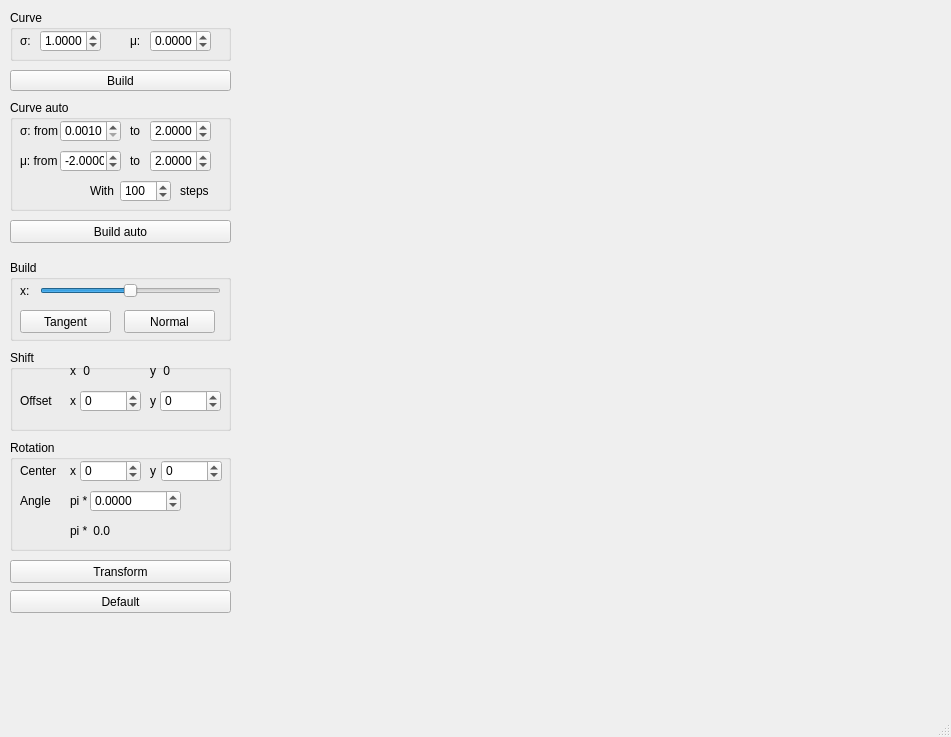
<?xml version="1.0" encoding="UTF-8"?>
<ui version="4.0">
 <class>MainWindow</class>
 <widget class="QMainWindow" name="MainWindow">
  <property name="geometry">
   <rect>
    <x>0</x>
    <y>0</y>
    <width>951</width>
    <height>737</height>
   </rect>
  </property>
  <property name="windowTitle">
   <string>MainWindow</string>
  </property>
  <widget class="QWidget" name="centralwidget">
   <widget class="QPushButton" name="build">
    <property name="geometry">
     <rect>
      <x>10</x>
      <y>70</y>
      <width>221</width>
      <height>21</height>
     </rect>
    </property>
    <property name="text">
     <string>Build</string>
    </property>
   </widget>
   <widget class="QGroupBox" name="curve">
    <property name="geometry">
     <rect>
      <x>10</x>
      <y>10</y>
      <width>221</width>
      <height>51</height>
     </rect>
    </property>
    <property name="title">
     <string>Curve</string>
    </property>
    <widget class="QLabel" name="label_sigma">
     <property name="geometry">
      <rect>
       <x>10</x>
       <y>20</y>
       <width>16</width>
       <height>21</height>
      </rect>
     </property>
     <property name="toolTip">
      <string>&lt;html&gt;&lt;head/&gt;&lt;body&gt;&lt;p&gt;sOx&lt;/p&gt;&lt;/body&gt;&lt;/html&gt;</string>
     </property>
     <property name="text">
      <string>σ:</string>
     </property>
    </widget>
    <widget class="QLabel" name="label_mu">
     <property name="geometry">
      <rect>
       <x>120</x>
       <y>20</y>
       <width>16</width>
       <height>21</height>
      </rect>
     </property>
     <property name="toolTip">
      <string>&lt;html&gt;&lt;head/&gt;&lt;body&gt;&lt;p&gt;sOy&lt;/p&gt;&lt;/body&gt;&lt;/html&gt;</string>
     </property>
     <property name="text">
      <string>μ:</string>
     </property>
    </widget>
    <widget class="QDoubleSpinBox" name="sigma">
     <property name="geometry">
      <rect>
       <x>30</x>
       <y>20</y>
       <width>61</width>
       <height>22</height>
      </rect>
     </property>
     <property name="decimals">
      <number>4</number>
     </property>
     <property name="minimum">
      <double>0.001000000000000</double>
     </property>
     <property name="maximum">
      <double>9999.000000000000000</double>
     </property>
     <property name="singleStep">
      <double>0.100000000000000</double>
     </property>
     <property name="value">
      <double>1.000000000000000</double>
     </property>
    </widget>
    <widget class="QDoubleSpinBox" name="mu">
     <property name="geometry">
      <rect>
       <x>140</x>
       <y>20</y>
       <width>61</width>
       <height>22</height>
      </rect>
     </property>
     <property name="decimals">
      <number>4</number>
     </property>
     <property name="minimum">
      <double>-100.000000000000000</double>
     </property>
     <property name="maximum">
      <double>100.000000000000000</double>
     </property>
     <property name="singleStep">
      <double>0.100000000000000</double>
     </property>
    </widget>
   </widget>
   <widget class="QPushButton" name="transform">
    <property name="geometry">
     <rect>
      <x>10</x>
      <y>560</y>
      <width>221</width>
      <height>23</height>
     </rect>
    </property>
    <property name="text">
     <string>Transform</string>
    </property>
   </widget>
   <widget class="QLabel" name="plot">
    <property name="geometry">
     <rect>
      <x>240</x>
      <y>10</y>
      <width>701</width>
      <height>711</height>
     </rect>
    </property>
    <property name="text">
     <string/>
    </property>
    <property name="pixmap">
     <pixmap>C:/Users/Alvareaux/.designer/backup/source.png</pixmap>
    </property>
   </widget>
   <widget class="QGroupBox" name="shift">
    <property name="geometry">
     <rect>
      <x>10</x>
      <y>350</y>
      <width>221</width>
      <height>81</height>
     </rect>
    </property>
    <property name="title">
     <string>Shift</string>
    </property>
    <widget class="QLabel" name="label_sc">
     <property name="geometry">
      <rect>
       <x>10</x>
       <y>40</y>
       <width>51</width>
       <height>21</height>
      </rect>
     </property>
     <property name="text">
      <string>Offset</string>
     </property>
    </widget>
    <widget class="QSpinBox" name="shift_x">
     <property name="geometry">
      <rect>
       <x>70</x>
       <y>40</y>
       <width>61</width>
       <height>22</height>
      </rect>
     </property>
     <property name="minimum">
      <number>-99999</number>
     </property>
     <property name="maximum">
      <number>99999</number>
     </property>
    </widget>
    <widget class="QLabel" name="label_sx">
     <property name="geometry">
      <rect>
       <x>60</x>
       <y>40</y>
       <width>16</width>
       <height>21</height>
      </rect>
     </property>
     <property name="text">
      <string>x</string>
     </property>
    </widget>
    <widget class="QLabel" name="label_sy">
     <property name="geometry">
      <rect>
       <x>140</x>
       <y>40</y>
       <width>16</width>
       <height>21</height>
      </rect>
     </property>
     <property name="text">
      <string>y</string>
     </property>
    </widget>
    <widget class="QSpinBox" name="shift_y">
     <property name="geometry">
      <rect>
       <x>150</x>
       <y>40</y>
       <width>61</width>
       <height>22</height>
      </rect>
     </property>
     <property name="minimum">
      <number>-99999</number>
     </property>
     <property name="maximum">
      <number>99999</number>
     </property>
    </widget>
    <widget class="QLabel" name="ch_label_x">
     <property name="geometry">
      <rect>
       <x>70</x>
       <y>10</y>
       <width>51</width>
       <height>21</height>
      </rect>
     </property>
     <property name="text">
      <string> 0</string>
     </property>
    </widget>
    <widget class="QLabel" name="label_sx_2">
     <property name="geometry">
      <rect>
       <x>60</x>
       <y>10</y>
       <width>16</width>
       <height>21</height>
      </rect>
     </property>
     <property name="text">
      <string>x</string>
     </property>
    </widget>
    <widget class="QLabel" name="label_sy_2">
     <property name="geometry">
      <rect>
       <x>140</x>
       <y>10</y>
       <width>16</width>
       <height>21</height>
      </rect>
     </property>
     <property name="text">
      <string>y</string>
     </property>
    </widget>
    <widget class="QLabel" name="ch_label_y">
     <property name="geometry">
      <rect>
       <x>150</x>
       <y>10</y>
       <width>51</width>
       <height>21</height>
      </rect>
     </property>
     <property name="text">
      <string> 0</string>
     </property>
    </widget>
    <zorder>label_sy</zorder>
    <zorder>label_sx</zorder>
    <zorder>label_sc</zorder>
    <zorder>shift_x</zorder>
    <zorder>shift_y</zorder>
    <zorder>ch_label_x</zorder>
    <zorder>label_sx_2</zorder>
    <zorder>label_sy_2</zorder>
    <zorder>ch_label_y</zorder>
   </widget>
   <widget class="QGroupBox" name="rotation">
    <property name="geometry">
     <rect>
      <x>10</x>
      <y>440</y>
      <width>221</width>
      <height>111</height>
     </rect>
    </property>
    <property name="title">
     <string>Rotation</string>
    </property>
    <widget class="QLabel" name="label_rc">
     <property name="geometry">
      <rect>
       <x>10</x>
       <y>20</y>
       <width>51</width>
       <height>21</height>
      </rect>
     </property>
     <property name="text">
      <string>Center</string>
     </property>
    </widget>
    <widget class="QSpinBox" name="rot_x">
     <property name="geometry">
      <rect>
       <x>70</x>
       <y>20</y>
       <width>61</width>
       <height>22</height>
      </rect>
     </property>
     <property name="minimum">
      <number>-99999</number>
     </property>
     <property name="maximum">
      <number>99999</number>
     </property>
    </widget>
    <widget class="QLabel" name="label_rx">
     <property name="geometry">
      <rect>
       <x>60</x>
       <y>20</y>
       <width>16</width>
       <height>21</height>
      </rect>
     </property>
     <property name="text">
      <string>x</string>
     </property>
    </widget>
    <widget class="QLabel" name="label_ry">
     <property name="geometry">
      <rect>
       <x>140</x>
       <y>20</y>
       <width>16</width>
       <height>21</height>
      </rect>
     </property>
     <property name="text">
      <string>y</string>
     </property>
    </widget>
    <widget class="QSpinBox" name="rot_y">
     <property name="geometry">
      <rect>
       <x>151</x>
       <y>20</y>
       <width>61</width>
       <height>22</height>
      </rect>
     </property>
     <property name="minimum">
      <number>-99999</number>
     </property>
     <property name="maximum">
      <number>99999</number>
     </property>
    </widget>
    <widget class="QLabel" name="label_ra">
     <property name="geometry">
      <rect>
       <x>10</x>
       <y>50</y>
       <width>41</width>
       <height>21</height>
      </rect>
     </property>
     <property name="text">
      <string>Angle</string>
     </property>
    </widget>
    <widget class="QLabel" name="label_rpi">
     <property name="geometry">
      <rect>
       <x>60</x>
       <y>50</y>
       <width>21</width>
       <height>21</height>
      </rect>
     </property>
     <property name="text">
      <string>pi *</string>
     </property>
    </widget>
    <widget class="QDoubleSpinBox" name="rot_angle">
     <property name="geometry">
      <rect>
       <x>80</x>
       <y>50</y>
       <width>91</width>
       <height>22</height>
      </rect>
     </property>
     <property name="decimals">
      <number>4</number>
     </property>
     <property name="minimum">
      <double>-100.000000000000000</double>
     </property>
     <property name="maximum">
      <double>100.000000000000000</double>
     </property>
     <property name="singleStep">
      <double>0.001000000000000</double>
     </property>
    </widget>
    <widget class="QLabel" name="label_rpi_2">
     <property name="geometry">
      <rect>
       <x>60</x>
       <y>80</y>
       <width>21</width>
       <height>21</height>
      </rect>
     </property>
     <property name="text">
      <string>pi *</string>
     </property>
    </widget>
    <widget class="QLabel" name="ch_label_pi">
     <property name="geometry">
      <rect>
       <x>80</x>
       <y>80</y>
       <width>91</width>
       <height>21</height>
      </rect>
     </property>
     <property name="text">
      <string> 0.0</string>
     </property>
    </widget>
   </widget>
   <widget class="QGroupBox" name="curve_auto">
    <property name="geometry">
     <rect>
      <x>10</x>
      <y>100</y>
      <width>221</width>
      <height>111</height>
     </rect>
    </property>
    <property name="title">
     <string>Curve auto</string>
    </property>
    <widget class="QLabel" name="label_sigma_from">
     <property name="geometry">
      <rect>
       <x>10</x>
       <y>20</y>
       <width>41</width>
       <height>21</height>
      </rect>
     </property>
     <property name="toolTip">
      <string>&lt;html&gt;&lt;head/&gt;&lt;body&gt;&lt;p&gt;sOx&lt;/p&gt;&lt;/body&gt;&lt;/html&gt;</string>
     </property>
     <property name="text">
      <string>σ: from</string>
     </property>
    </widget>
    <widget class="QLabel" name="label_mu_from">
     <property name="geometry">
      <rect>
       <x>10</x>
       <y>50</y>
       <width>41</width>
       <height>21</height>
      </rect>
     </property>
     <property name="toolTip">
      <string>&lt;html&gt;&lt;head/&gt;&lt;body&gt;&lt;p&gt;sOy&lt;/p&gt;&lt;/body&gt;&lt;/html&gt;</string>
     </property>
     <property name="text">
      <string>μ: from</string>
     </property>
    </widget>
    <widget class="QDoubleSpinBox" name="sigma_from">
     <property name="geometry">
      <rect>
       <x>50</x>
       <y>20</y>
       <width>61</width>
       <height>22</height>
      </rect>
     </property>
     <property name="decimals">
      <number>4</number>
     </property>
     <property name="minimum">
      <double>0.001000000000000</double>
     </property>
     <property name="maximum">
      <double>9999.000000000000000</double>
     </property>
     <property name="singleStep">
      <double>0.001000000000000</double>
     </property>
    </widget>
    <widget class="QDoubleSpinBox" name="mu_from">
     <property name="geometry">
      <rect>
       <x>50</x>
       <y>50</y>
       <width>61</width>
       <height>22</height>
      </rect>
     </property>
     <property name="decimals">
      <number>4</number>
     </property>
     <property name="minimum">
      <double>-100.000000000000000</double>
     </property>
     <property name="maximum">
      <double>100.000000000000000</double>
     </property>
     <property name="singleStep">
      <double>0.001000000000000</double>
     </property>
     <property name="value">
      <double>-2.000000000000000</double>
     </property>
    </widget>
    <widget class="QLabel" name="label_sigma_to">
     <property name="geometry">
      <rect>
       <x>120</x>
       <y>20</y>
       <width>16</width>
       <height>21</height>
      </rect>
     </property>
     <property name="toolTip">
      <string>&lt;html&gt;&lt;head/&gt;&lt;body&gt;&lt;p&gt;sOx&lt;/p&gt;&lt;/body&gt;&lt;/html&gt;</string>
     </property>
     <property name="text">
      <string>to</string>
     </property>
    </widget>
    <widget class="QDoubleSpinBox" name="sigma_to">
     <property name="geometry">
      <rect>
       <x>140</x>
       <y>20</y>
       <width>61</width>
       <height>22</height>
      </rect>
     </property>
     <property name="decimals">
      <number>4</number>
     </property>
     <property name="minimum">
      <double>0.001000000000000</double>
     </property>
     <property name="maximum">
      <double>9999.000000000000000</double>
     </property>
     <property name="singleStep">
      <double>0.001000000000000</double>
     </property>
     <property name="value">
      <double>2.000000000000000</double>
     </property>
    </widget>
    <widget class="QLabel" name="label_mu_to">
     <property name="geometry">
      <rect>
       <x>120</x>
       <y>50</y>
       <width>16</width>
       <height>21</height>
      </rect>
     </property>
     <property name="toolTip">
      <string>&lt;html&gt;&lt;head/&gt;&lt;body&gt;&lt;p&gt;sOx&lt;/p&gt;&lt;/body&gt;&lt;/html&gt;</string>
     </property>
     <property name="text">
      <string>to</string>
     </property>
    </widget>
    <widget class="QDoubleSpinBox" name="mu_to">
     <property name="geometry">
      <rect>
       <x>140</x>
       <y>50</y>
       <width>61</width>
       <height>22</height>
      </rect>
     </property>
     <property name="decimals">
      <number>4</number>
     </property>
     <property name="minimum">
      <double>-100.000000000000000</double>
     </property>
     <property name="maximum">
      <double>100.000000000000000</double>
     </property>
     <property name="singleStep">
      <double>0.001000000000000</double>
     </property>
     <property name="value">
      <double>2.000000000000000</double>
     </property>
    </widget>
    <widget class="QLabel" name="label_with">
     <property name="geometry">
      <rect>
       <x>80</x>
       <y>80</y>
       <width>31</width>
       <height>21</height>
      </rect>
     </property>
     <property name="toolTip">
      <string>&lt;html&gt;&lt;head/&gt;&lt;body&gt;&lt;p&gt;sOy&lt;/p&gt;&lt;/body&gt;&lt;/html&gt;</string>
     </property>
     <property name="text">
      <string>With</string>
     </property>
    </widget>
    <widget class="QLabel" name="label_steps">
     <property name="geometry">
      <rect>
       <x>170</x>
       <y>80</y>
       <width>41</width>
       <height>21</height>
      </rect>
     </property>
     <property name="toolTip">
      <string>&lt;html&gt;&lt;head/&gt;&lt;body&gt;&lt;p&gt;sOy&lt;/p&gt;&lt;/body&gt;&lt;/html&gt;</string>
     </property>
     <property name="text">
      <string>steps</string>
     </property>
    </widget>
    <widget class="QSpinBox" name="steps">
     <property name="geometry">
      <rect>
       <x>110</x>
       <y>80</y>
       <width>51</width>
       <height>22</height>
      </rect>
     </property>
     <property name="maximum">
      <number>1000</number>
     </property>
     <property name="value">
      <number>100</number>
     </property>
    </widget>
   </widget>
   <widget class="QPushButton" name="build_auto">
    <property name="geometry">
     <rect>
      <x>10</x>
      <y>220</y>
      <width>221</width>
      <height>23</height>
     </rect>
    </property>
    <property name="text">
     <string>Build auto</string>
    </property>
   </widget>
   <widget class="QPushButton" name="default_2">
    <property name="geometry">
     <rect>
      <x>10</x>
      <y>590</y>
      <width>221</width>
      <height>23</height>
     </rect>
    </property>
    <property name="text">
     <string>Default</string>
    </property>
   </widget>
   <widget class="QGroupBox" name="build_menu">
    <property name="geometry">
     <rect>
      <x>10</x>
      <y>260</y>
      <width>221</width>
      <height>81</height>
     </rect>
    </property>
    <property name="title">
     <string>Build</string>
    </property>
    <widget class="QSlider" name="build_x">
     <property name="geometry">
      <rect>
       <x>30</x>
       <y>20</y>
       <width>181</width>
       <height>22</height>
      </rect>
     </property>
     <property name="minimum">
      <number>-100</number>
     </property>
     <property name="maximum">
      <number>100</number>
     </property>
     <property name="singleStep">
      <number>1</number>
     </property>
     <property name="orientation">
      <enum>Qt::Horizontal</enum>
     </property>
    </widget>
    <widget class="QPushButton" name="tangent">
     <property name="geometry">
      <rect>
       <x>10</x>
       <y>50</y>
       <width>91</width>
       <height>23</height>
      </rect>
     </property>
     <property name="text">
      <string>Tangent</string>
     </property>
    </widget>
    <widget class="QPushButton" name="normal">
     <property name="geometry">
      <rect>
       <x>114</x>
       <y>50</y>
       <width>91</width>
       <height>23</height>
      </rect>
     </property>
     <property name="text">
      <string>Normal</string>
     </property>
    </widget>
    <widget class="QLabel" name="label_x">
     <property name="geometry">
      <rect>
       <x>10</x>
       <y>20</y>
       <width>16</width>
       <height>21</height>
      </rect>
     </property>
     <property name="text">
      <string>x:</string>
     </property>
    </widget>
   </widget>
  </widget>
  <widget class="QMenuBar" name="menubar">
   <property name="geometry">
    <rect>
     <x>0</x>
     <y>0</y>
     <width>951</width>
     <height>21</height>
    </rect>
   </property>
  </widget>
  <widget class="QStatusBar" name="statusbar"/>
 </widget>
 <resources/>
 <connections/>
</ui>
